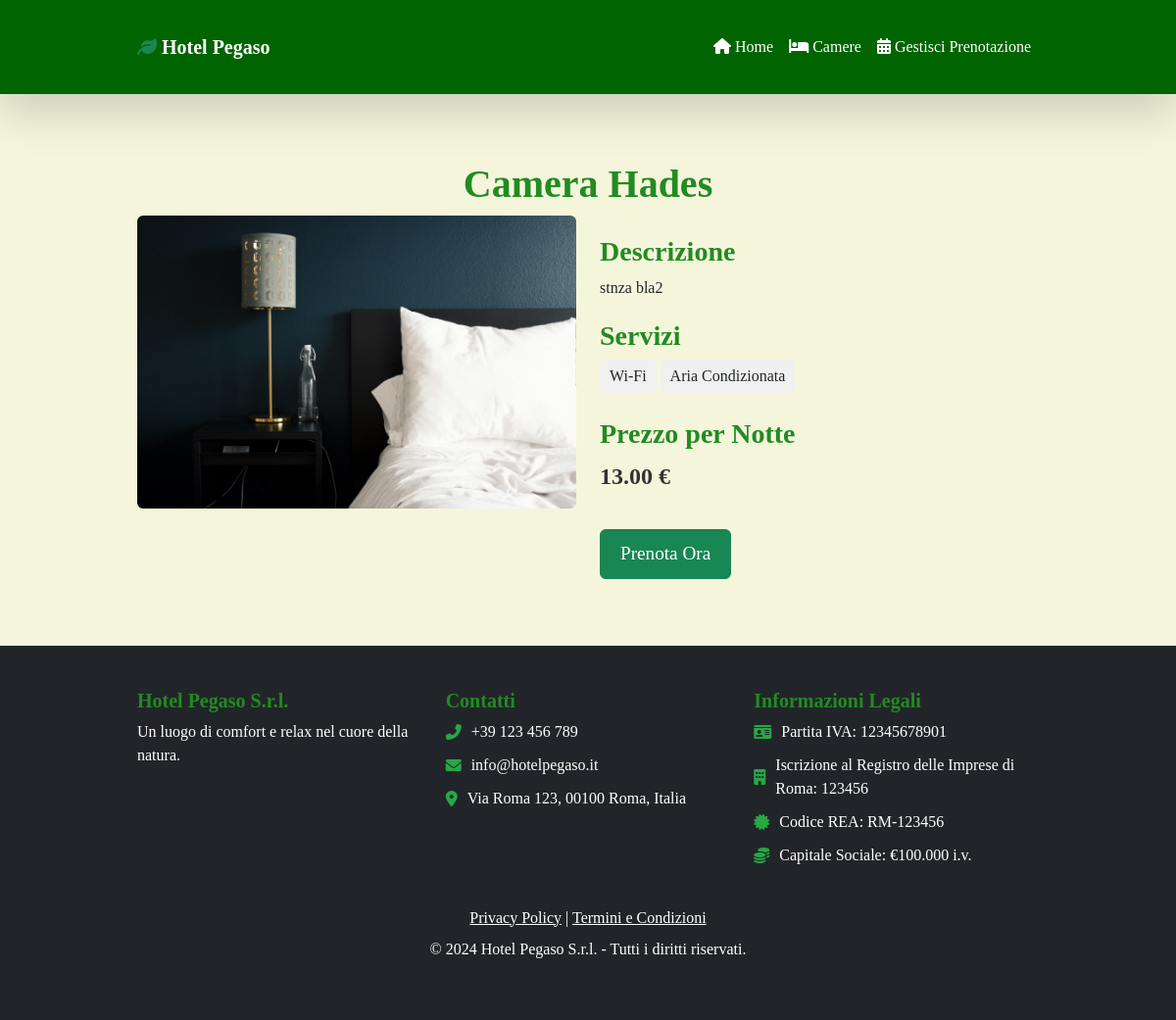
The app's page /rooms/2/ with its own data.
### booking/models.py (models this page shows, shortened)
class Room(models.Model):
    name = models.CharField(max_length=100)
    description = models.TextField()
    services = models.ManyToManyField(Tag, related_name='rooms')
    image = models.ImageField(upload_to='rooms/', default='rooms/default_image.jpg')
    price_per_night = models.DecimalField(max_digits=6, decimal_places=2)
    rating = models.DecimalField(max_digits=3, decimal_places=1, default=0.0)  # Valutazione da 0 a 10

class Tag(models.Model):
    name = models.CharField(max_length=50)

### booking/views.py (the view)
# urls.py: path('rooms/<int:pk>/', views.room_detail, name='room_detail'),
def room_detail(request, pk):
    room = Room.objects.get(pk=pk)
    return render(request, 'room.html', {'room': room})

### booking/templates/room.html (shortened to what this page needs)
{% load static %}
<!DOCTYPE html>
<html lang="it">
<head>
    <link href="https://cdn.jsdelivr.net/npm/bootstrap@5.3.0/dist/css/bootstrap.min.css" rel="stylesheet">
    <link rel="stylesheet" href="https://cdnjs.cloudflare.com/ajax/libs/font-awesome/6.0.0-beta3/css/all.min.css">
    <link rel="stylesheet" href="{% static 'css/style.css' %}">
    <link rel="stylesheet" href="{% static 'css/room_detail.css' %}">
</head>
<body>
    {% include './navbar.html' %}
    <div class="container mt-5">
        <h1 class="text-center">{{ room.name }}</h1>
        <div class="row">
            <div class="col-md-6">
                <img src="{{ room.image.url }}" class="img-fluid rounded" alt="{{ room.name }}">
            </div>
            <div class="col-md-6 room-details">
                <h3>Descrizione</h3>
                <p>{{ room.description }}</p>
                <h3>Servizi</h3>
                <ul class="room-services">
                    {% for service in room.services.all %}
                    <li>{{ service.name }}</li>
                    {% endfor %}
                </ul>
                <h3>Prezzo per Notte</h3>
                <p class="price">{{ room.price_per_night }} €</p>
                <a href="{% url 'select_dates' room.id %}" class="btn btn-success">Prenota Ora</a>
            </div>
        </div>
    </div>
    {% include 'footer.html' %}
</body>
</html>

### booking/static/css/style.css (style rules this page uses)
body { font-family: 'Playfair Display', serif; background-color: #f5f5dc; }
h1, h2, h3, h4, h5, h6 { font-family: 'Playfair Display', serif; font-weight: 700; color: #228B22 !important; }
.container { max-width: 960px; margin: 0 auto; padding: 20px; }

### booking/static/css/room_detail.css (style rules this page uses)
.room-details h3 { margin-top: 20px; }
.room-services { list-style-type: none; padding: 0; }
.room-services li { background-color: #f0f0f0; border-radius: 5px; padding: 5px 10px; margin-bottom: 5px; display: inline-block; }
.price { font-size: 1.5rem; color: #333; font-weight: bold; }
.btn-success { margin-top: 20px; font-size: 1.2rem; padding: 10px 20px; }

### records on screen
Room: name "Camera Hades", image (picture), description "stnza bla2", price_per_night "13.00"
Tag: name "Wi-Fi"
Tag: name "Aria Condizionata"
